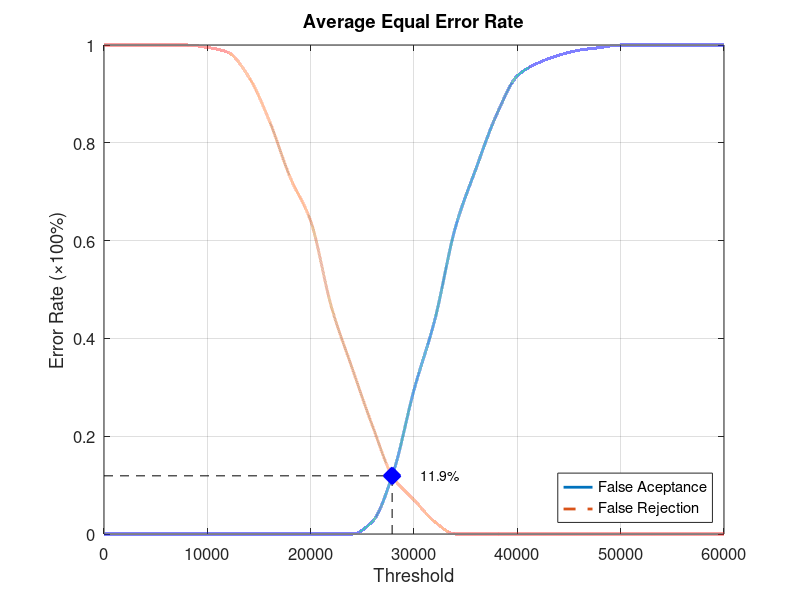
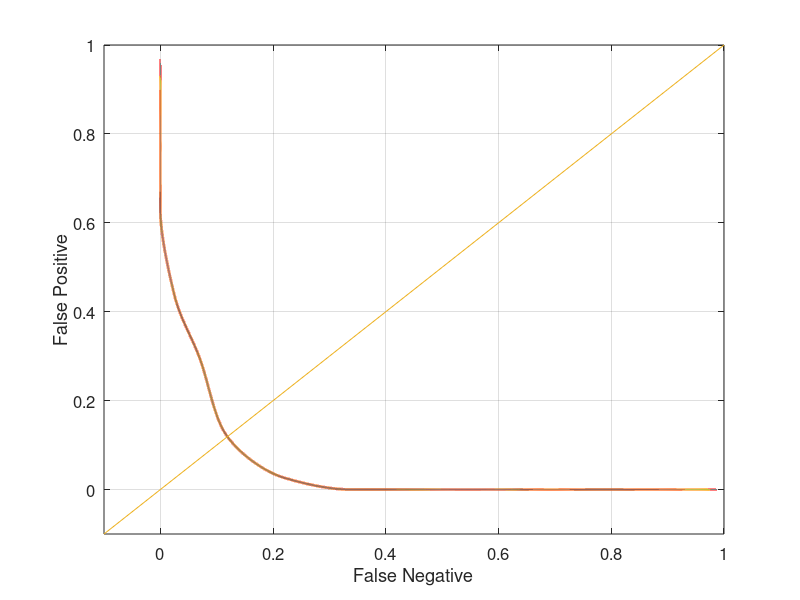

Recreate these plots in MATLAB, in order.
function yEER = Database4_1
close all;
clear;
clc;
x = 0:2000:60000;
xq = 0:0.5:60000;

y0 = [0 0 0 0 0 0 0 0 0 0 0 0 0 0.0263158 0.126316 0.294737 0.436842 0.626316 0.747368 0.857895 0.936842 0.963158 0.978947 0.989474 0.994737 1 1 1 1 1 1];
yy0 = interp1(x, y0, xq, 'pchip');
y1 = [1 1 1 1 1 0.995 0.985 0.935 0.845 0.73 0.64 0.465 0.34 0.22 0.115 0.07 0.025 0 0 0 0 0 0 0 0 0 0 0 0 0 0];
yy1 = interp1(x, y1, xq, 'pchip');

% Calculating EER: 
y2 = abs(y0 - y1);
find(y2 == min(y2))
yy2 = abs(yy0 - yy1);
xEER = find(yy2 == min(yy2));
xEERIndex = xq(xEER) % X-axis EER
yEER = yy0(xEER) % Y-axis EER

main = figure
plot(xq, yy0,'-','LineWidth', 2);	hold on
plot(xq, yy1,'--','LineWidth', 2);	hold on
plot([xEERIndex xEERIndex], [0 yEER], 'k--');	hold on
plot([0 xEERIndex], [yEER yEER], 'k--');	hold on
plot(xEERIndex, yEER, 'bx', 'LineWidth', 10);	hold on
text(xEERIndex + 10 * xEERIndex / 100, yEER, [num2str(round((10000 * yEER)) / 100) '%'])
legend('False Aceptance', 'False Rejection', 'Location', 'SouthEast')
xlabel('Threshold')
ylabel('Error Rate (\times100%)')
title('Average Equal Error Rate')
set(gca, 'FontSize', 12)
axis([0 60000 0 1])
grid on

print(main, 'Database4_1Main', '-dpng');
FNRxFPR = figure('Color', [1 1 1]);
plot(yy1, yy0, '-', yy1, yy0, 'LineWidth', 2);
hold on
y = -0.1:0.1:1
plot(y, y); 
set(gca, 'FontSize', 12)
xlabel('False Negative')
ylabel('False Positive')
axis([-0.1 1 -0.1 1])
set(gca, 'FontSize', 12)
grid on

print(FNRxFPR, 'Database4_1FNRxFPR','-dpng');
end
